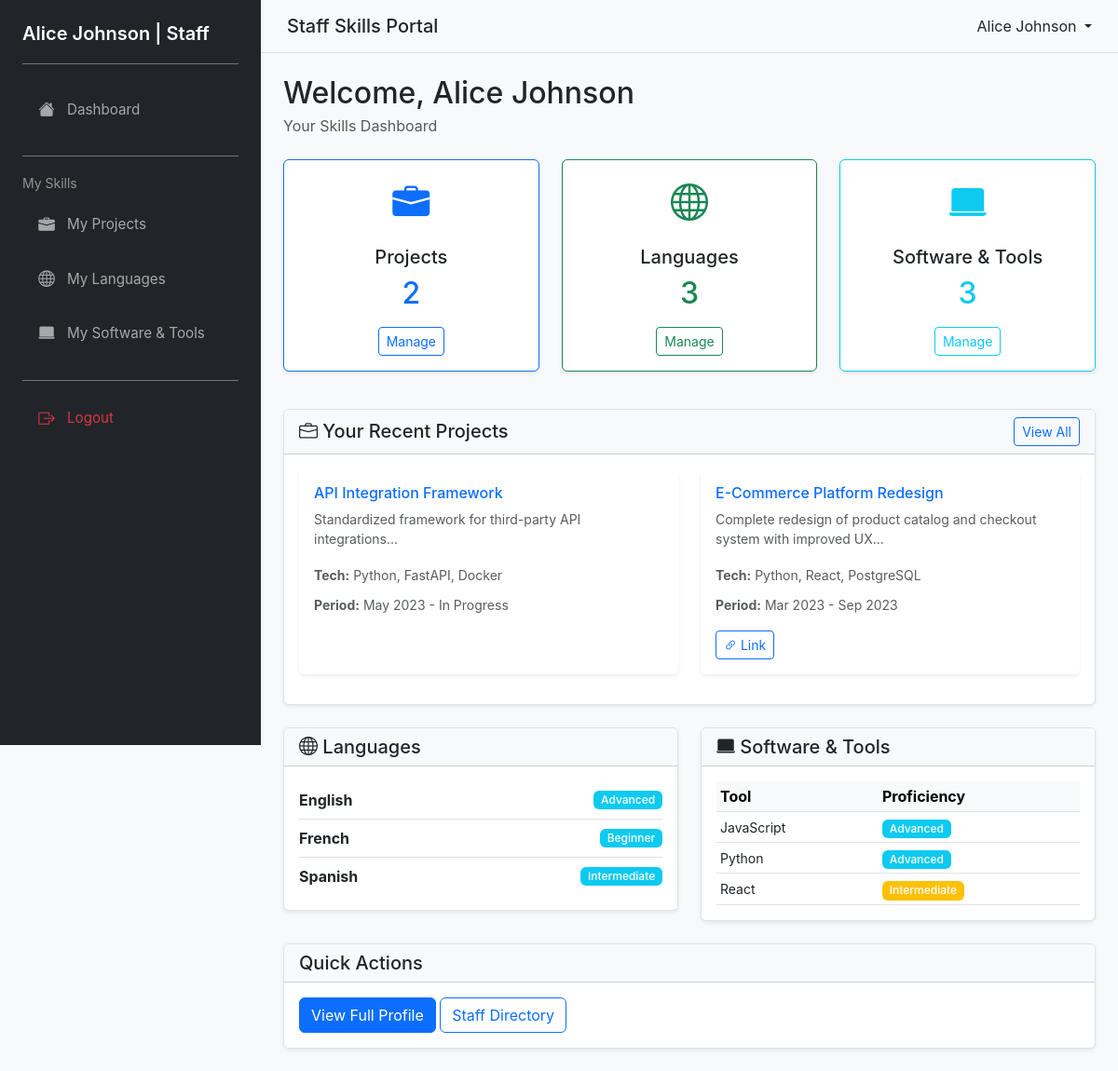
Screenshot of /index.php (signed in) with the database file from the repository.
### tables this page shows
CREATE TABLE IF NOT EXISTS projects (
  id INT AUTO_INCREMENT PRIMARY KEY,
  user_id INT NOT NULL,
  project_name VARCHAR(200) NOT NULL,
  description TEXT,
  technologies_used TEXT,
  start_date DATE,
  end_date DATE,
  role_responsibilities TEXT,
  project_link VARCHAR(255),
  created_at TIMESTAMP DEFAULT CURRENT_TIMESTAMP,
  FOREIGN KEY (user_id) REFERENCES users(id) ON DELETE CASCADE
);

CREATE TABLE IF NOT EXISTS user_languages (
  id INT AUTO_INCREMENT PRIMARY KEY,
  user_id INT NOT NULL,
  language_id INT NOT NULL,
  proficiency VARCHAR(50) NOT NULL DEFAULT 'Intermediate',
  created_at TIMESTAMP DEFAULT CURRENT_TIMESTAMP,
  UNIQUE KEY unique_user_language (user_id, language_id),
  FOREIGN KEY (user_id) REFERENCES users(id) ON DELETE CASCADE,
  FOREIGN KEY (language_id) REFERENCES languages(id) ON DELETE CASCADE
);

CREATE TABLE IF NOT EXISTS languages (
  id INT AUTO_INCREMENT PRIMARY KEY,
  name VARCHAR(100) NOT NULL UNIQUE,
  created_at TIMESTAMP DEFAULT CURRENT_TIMESTAMP
);

CREATE TABLE IF NOT EXISTS user_software_expertise (
  id INT AUTO_INCREMENT PRIMARY KEY,
  user_id INT NOT NULL,
  software_expertise_id INT NOT NULL,
  proficiency VARCHAR(50) NOT NULL DEFAULT 'Intermediate',
  years_experience DECIMAL(3,1),
  created_at TIMESTAMP DEFAULT CURRENT_TIMESTAMP,
  UNIQUE KEY unique_user_software (user_id, software_expertise_id),
  FOREIGN KEY (user_id) REFERENCES users(id) ON DELETE CASCADE,
  FOREIGN KEY (software_expertise_id) REFERENCES software_expertise(id) ON DELETE CASCADE
);

CREATE TABLE IF NOT EXISTS software_expertise (
  id INT AUTO_INCREMENT PRIMARY KEY,
  name VARCHAR(120) NOT NULL UNIQUE,
  category VARCHAR(100),
  created_at TIMESTAMP DEFAULT CURRENT_TIMESTAMP
);

### index.php (the view, shortened to what this page needs)
<?php
$pdo = getPDO();
$id = $_SESSION['user']['id'];
$projCount = (int)$pdo->query("SELECT COUNT(*) FROM projects WHERE user_id = {$id}")->fetchColumn();
$langCount = (int)$pdo->query("SELECT COUNT(*) FROM user_languages WHERE user_id = {$id}")->fetchColumn();
$softCount = (int)$pdo->query("SELECT COUNT(*) FROM user_software_expertise WHERE user_id = {$id}")->fetchColumn();
$stmt = $pdo->prepare('SELECT id, project_name, description, technologies_used, start_date, end_date, role_responsibilities, project_link FROM projects WHERE user_id = ? ORDER BY start_date DESC LIMIT 5');
$stmt->execute([$id]);
$projects = $stmt->fetchAll();
$stmt = $pdo->prepare('SELECT ul.id, l.name, ul.proficiency FROM user_languages ul JOIN languages l ON ul.language_id = l.id WHERE ul.user_id = ? ORDER BY l.name ASC');
$stmt->execute([$id]);
$languages = $stmt->fetchAll();
$stmt = $pdo->prepare('SELECT usp.id, se.name, se.category, usp.proficiency, usp.years_experience FROM user_software_expertise usp JOIN software_expertise se ON usp.software_expertise_id = se.id WHERE usp.user_id = ? ORDER BY se.category ASC, se.name ASC LIMIT 10');
$stmt->execute([$id]);
$software = $stmt->fetchAll();
require_once __DIR__ . '/includes/header.php';
?>
<div class="row">
    <div class="col-md-12">
        <h2 class="mb-1">Welcome, <?php echo htmlspecialchars($_SESSION['user']['full_names']); ?></h2>
        <p class="text-muted mb-4">Your Skills Dashboard</p>
    </div>
</div>
<div class="row mb-4">
    <div class="col-md-4 mb-3">
        <div class="card h-100 border-primary">
            <div class="card-body text-center">
                <div class="mb-3">
                    <i class="bi bi-briefcase-fill text-primary" style="font-size:40px;"></i>
                </div>
                <h5 class="card-title">Projects</h5>
                <h2 class="text-primary mb-3"><?php echo $projCount; ?></h2>
                <a href="<?php echo BASE_URL; ?>/pages/user_projects.php" class="btn btn-sm btn-outline-primary">Manage</a>
            </div>
        </div>
    </div>
    <div class="col-md-4 mb-3">
        <div class="card h-100 border-success">
            <div class="card-body text-center">
                <div class="mb-3">
                    <i class="bi bi-globe text-success" style="font-size:40px;"></i>
                </div>
                <h5 class="card-title">Languages</h5>
                <h2 class="text-success mb-3"><?php echo $langCount; ?></h2>
                <a href="<?php echo BASE_URL; ?>/pages/user_languages.php" class="btn btn-sm btn-outline-success">Manage</a>
            </div>
        </div>
    </div>
    <div class="col-md-4 mb-3">
        <div class="card h-100 border-info">
            <div class="card-body text-center">
                <div class="mb-3">
                    <i class="bi bi-laptop-fill text-info" style="font-size:40px;"></i>
                </div>
                <h5 class="card-title">Software & Tools</h5>
                <h2 class="text-info mb-3"><?php echo $softCount; ?></h2>
                <a href="<?php echo BASE_URL; ?>/pages/user_software_expertise.php" class="btn btn-sm btn-outline-info">Manage</a>
            </div>
        </div>
    </div>
</div>
<?php if (count($projects) > 0): ?>
<div class="row mb-4">
    <div class="col-md-12">
        <div class="card">
            <div class="card-header bg-light">
                <div class="d-flex justify-content-between align-items-center">
                    <h5 class="mb-0"><i class="bi bi-briefcase"></i> Your Recent Projects</h5>
                    <a href="<?php echo BASE_URL; ?>/pages/user_projects.php" class="btn btn-sm btn-outline-primary">View All</a>
                </div>
            </div>
            <div class="card-body">
                <div class="row">
                    <?php foreach ($projects as $proj): ?>
                        <div class="col-md-6 mb-3">
                            <div class="card h-100 shadow-sm border-0">
                                <div class="card-body">
                                    <h6 class="card-title text-primary"><?php echo htmlspecialchars($proj['project_name']); ?></h6>
                                    <p class="card-text small text-muted"><?php echo htmlspecialchars(substr($proj['description'] ?? '', 0, 80)); ?>...</p>
                                    <div class="mb-2">
                                        <small class="text-muted"><strong>Tech:</strong> <?php echo htmlspecialchars(substr($proj['technologies_used'] ?? '', 0, 40)); ?></small>
                                    </div>
                                    <div class="mb-3">
                                        <small class="text-muted">
                                            <strong>Period:</strong>
                                            <?php
                                            $start = $proj['start_date'] ? date('M Y', strtotime($proj['start_date'])) : 'N/A';
                                            $end = $proj['end_date'] ? date('M Y', strtotime($proj['end_date'])) : 'In Progress';
                                            echo $start . ' - ' . $end;
                                            ?>
                                        </small>
                                    </div>
                                    <?php if ($proj['project_link']): ?>
                                        <a href="<?php echo htmlspecialchars($proj['project_link']); ?>" target="_blank" class="btn btn-sm btn-outline-primary">
                                            <i class="bi bi-link-45deg"></i> Link
                                        </a>
                                    <?php endif; ?>
                                </div>
                            </div>
                        </div>
                    <?php endforeach; ?>
                </div>
            </div>
        </div>
    </div>
</div>
<?php endif; ?>
<div class="row mb-4">
    <?php if (count($languages) > 0): ?>
    <div class="col-md-6">
        <div class="card">
            <div class="card-header bg-light">
                <h5 class="mb-0"><i class="bi bi-globe"></i> Languages</h5>
            </div>
            <div class="card-body">
                <div class="list-group list-group-flush">
                    <?php foreach ($languages as $idx => $lang): ?>
                        <div class="list-group-item px-0 py-2 d-flex justify-content-between align-items-center <?php echo $idx >= 6 ? 'list-item-hidden' : ''; ?>" data-list-id="languages-list">
                            <strong><?php echo htmlspecialchars($lang['name']); ?></strong>
                            <span class="badge bg-info"><?php echo htmlspecialchars($lang['proficiency']); ?></span>
                        </div>
                    <?php endforeach; ?>
                </div>
            </div>
        </div>
    </div>
    <?php endif; ?>
    <?php if (count($software) > 0): ?>
    <div class="col-md-6">
        <div class="card">
            <div class="card-header bg-light">
                <h5 class="mb-0"><i class="bi bi-laptop-fill"></i> Software & Tools</h5>
            </div>
            <div class="card-body">
                <div class="table-responsive">
                    <table class="table table-sm table-hover mb-0">
                        <thead class="table-light">
                            <tr>
                                <th>Tool</th>
                                <th>Proficiency</th>
                            </tr>
                        </thead>
                        <tbody>
                            <?php foreach ($software as $idx => $soft): ?>
                                <tr class="<?php echo $idx >= 6 ? 'list-item-hidden' : ''; ?>" data-list-id="software-list">
                                    <td><small><?php echo htmlspecialchars($soft['name']); ?></small></td>
                                    <td>
                                        <?php
                                        $proficiencies = [
                                            'Beginner' => 'danger',
                                            'Intermediate' => 'warning',
                                            'Advanced' => 'info',
                                            'Expert' => 'success'
                                        ];
                                        $color = $proficiencies[$soft['proficiency']] ?? 'secondary';
                                        ?>
                                        <span class="badge bg-<?php echo $color; ?>"><?php echo htmlspecialchars($soft['proficiency']); ?></span>
                                    </td>
                                </tr>
                            <?php endforeach; ?>
                        </tbody>
                    </table>
                </div>
            </div>
        </div>
    </div>
    <?php endif; ?>
</div>
<div class="row">
    <div class="col-md-12">
        <div class="card">
            <div class="card-header bg-light">
                <h5 class="mb-0">Quick Actions</h5>
            </div>
            <div class="card-body">
                <a href="<?php echo BASE_URL; ?>/pages/profile.php?id=<?php echo $_SESSION['user']['id']; ?>" class="btn btn-primary">View Full Profile</a>
                <a href="<?php echo BASE_URL; ?>/pages/manage_users.php" class="btn btn-outline-primary">Staff Directory</a>
            </div>
        </div>
    </div>
</div>
<?php require_once __DIR__ . '/includes/footer.php'; ?>

### assets/css/styles.css (style rules this page uses)
* { box-sizing: border-box; }
body { font-family: -apple-system, BlinkMacSystemFont, 'Segoe UI', 'Roboto', 'Oxygen', 'Ubuntu', 'Cantarell', 'Fira Sans', 'Droid Sans', 'Helvetica Neue', sans-serif; background-color: #f8f9fa; margin: 0; padding: 0; }
.d-flex { display: flex !important; }
.card { border: 1px solid #dee2e6; box-shadow: 0 0.125rem 0.25rem rgba(0, 0, 0, 0.075); transition: all 0.3s ease; }
.table { margin-bottom: 0; border-collapse: collapse; }
.badge { padding: 0.35em 0.65em; font-weight: 500; }
.btn { transition: all 0.2s ease; }

### rows the page displays
projects: project_name "API Integration Framework", description "Standardized framework for third-party API integrations", technologies_used "Python, FastAPI, Docker", start_date "May 2023", end_date "In Progress"
projects: project_name "E-Commerce Platform Redesign", description "Complete redesign of product catalog and checkout system with improved UX", technologies_used "Python, React, PostgreSQL", start_date "Mar 2023", end_date "Sep 2023"
user_languages: language.name "English", proficiency "Advanced"
user_languages: language.name "French", proficiency "Beginner"
user_languages: language.name "Spanish", proficiency "Intermediate"
user_software_expertise: software_expertise.name "JavaScript", proficiency "Advanced"
user_software_expertise: software_expertise.name "Python", proficiency "Advanced"
user_software_expertise: software_expertise.name "React", proficiency "Intermediate"

### other values shown
$_SESSION['user']['full_names'] "Alice Johnson"
$_SESSION['user']['role_name'] "Staff"
$projCount "2"
$langCount "3"
$softCount "3"
